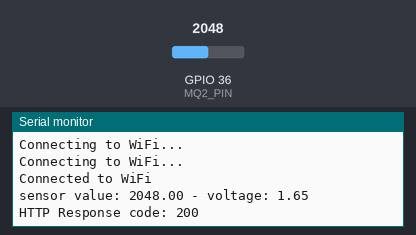
The sketch below on a simulated ESP32. Parts: the last lines printed to the serial monitor. The test bench sets the inputs (shaded band); at power-on: GPIO 36 (MQ2_PIN) = 2048. WiFi joins after 1.5 s; servers stay silent unless stated; uploads are accepted with an empty reply.

Above: at 3.2 s.
3.3 s: GPIO 36 (MQ2_PIN) set to 2866
At 7.36 s:
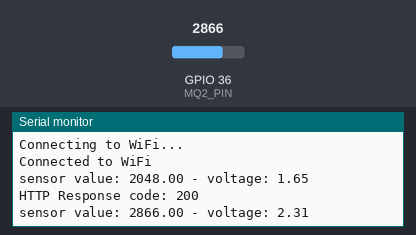
9.1 s: GPIO 36 (MQ2_PIN) set to 3603
At 13.1 s:
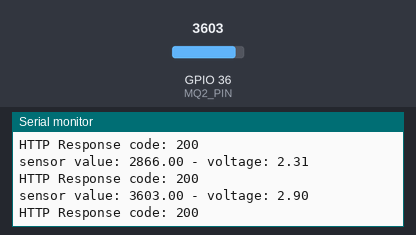
Timing chart, 0 to 14.6 s (numbered marks = the images above; inputs shaded):
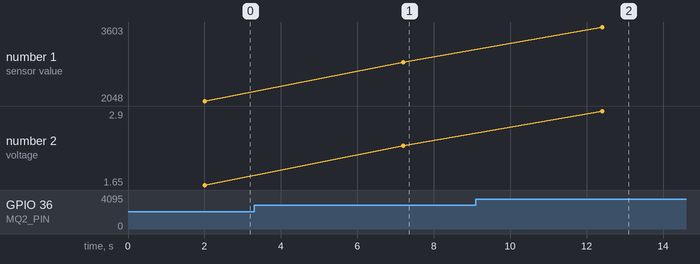

Measured:
- after the input at 3.3 s, the serial monitor: prints a new line after 3.9 s (image 1)
- after the input at 9.1 s, the serial monitor: prints a new line after 3.3 s (image 2)
- plotted number 1: 2048 → 2866 after the input at 3.3 s, 2866 → 3603 after the input at 9.1 s
- plotted number 2: 1.65 → 2.31 after the input at 3.3 s, 2.31 → 2.9 after the input at 9.1 s

The sketch:

sketch.ino
```cpp
#include <WiFi.h>
#include <HTTPClient.h>

#define MQ2_PIN 36

float sensorValue, voltage;

const char *ssid = "Redmi Note 8";
const char *password = "12345670";

const char *serverName = "127.0.0.1:5000/sensor-data"; // ini pake ngrok

void setup()
{
    Serial.begin(115200);

    pinMode(MQ2_PIN, INPUT);

    WiFi.begin(ssid, password);
    while (WiFi.status() != WL_CONNECTED)
    {
        delay(1000);
        Serial.println("Connecting to WiFi...");
    }
    Serial.println("Connected to WiFi");
}

void loop()
{
    sensorValue = analogRead(MQ2_PIN);
    voltage = sensorValue * (3.3 / 4095.0);

    Serial.print("sensor value: ");
    Serial.print(sensorValue);
    Serial.print(" - voltage: ");
    Serial.println(voltage);

    if (WiFi.status() == WL_CONNECTED)
    {
        HTTPClient http;

        http.begin(serverName);

        http.addHeader("Content-Type", "application/x-www-form-urlencoded");

        String httpRequestData = "sensorValue=" + String(sensorValue) + "&voltage=" + String(voltage);

        int httpResponseCode = http.POST(httpRequestData);

        if (httpResponseCode > 0)
        {
            Serial.print("HTTP Response code: ");
            Serial.println(httpResponseCode);
        }
        else
        {
            Serial.print("Error code: ");
            Serial.println(httpResponseCode);
        }

        http.end();
    }
    else
    {
        Serial.println("WiFi Disconnected");
    }

    delay(5000);
}
```
